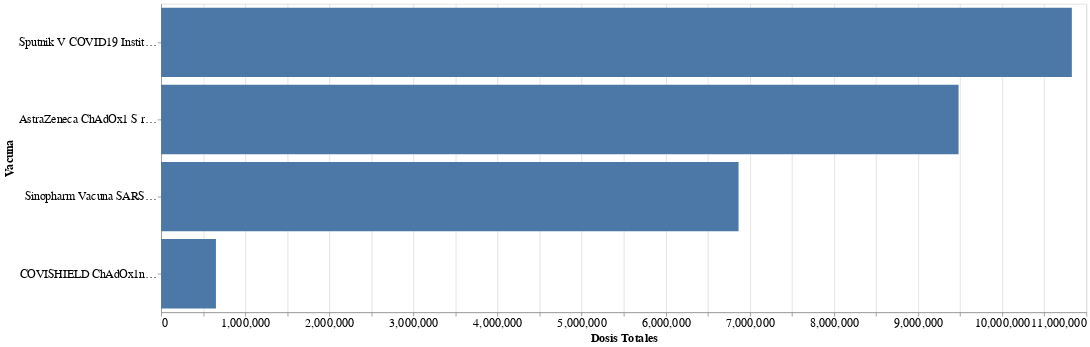

The code cell stored with this chart in its notebook:
### Code cell
rqst = requests.get("http://localhost:8000/datos/vacunanombre/alldosis")
data = rqst.json()
df = pd.DataFrame(data)

alt.Chart(df).mark_bar().encode(
    x=alt.X('total_dosis',title='Dosis Totales'),
    y=alt.Y('vacuna_nombre:N', sort='-x',title='Vacuna'),
    tooltip=[alt.Tooltip('total_dosis', title='Dosis Totales')]
).properties(
    width=1200,
    height=400
).configure_axis(
    labelFontSize=15,
    titleFontSize=15
)

### Figure 1 — Vega-Lite specification as saved in the notebook (floating-point values rounded to 4 significant figures)
{"config": {"view": {"continuousWidth": 400, "continuousHeight": 300}, "axis": {"labelFontSize": 15, "titleFontSize": 15}}, "data": {"name": "data-85eeac904611eb22d7f6a1944b2c67c0"}, "mark": "bar", "encoding": {"tooltip": [{"type": "quantitative", "field": "total_dosis", "title": "Dosis Totales"}], "x": {"type": "quantitative", "field": "total_dosis", "title": "Dosis Totales"}, "y": {"type": "nominal", "field": "vacuna_nombre", "sort": "-x", "title": "Vacuna"}}, "height": 400, "width": 1200, "$schema": "https://vega.github.io/schema/vega-lite/v4.8.1.json", "datasets": {"data-85eeac904611eb22d7f6a1944b2c67c0": [{"vacuna_nombre": "Sputnik V COVID19 Instituto Gamaleya", "total_dosis": 10827643}, {"vacuna_nombre": "AstraZeneca ChAdOx1 S recombinante", "total_dosis": 9480927}, {"vacuna_nombre": "Sinopharm Vacuna SARSCOV 2 inactivada", "total_dosis": 6865120}, {"vacuna_nombre": "COVISHIELD ChAdOx1nCoV COVID 19", "total_dosis": 651538}]}}
